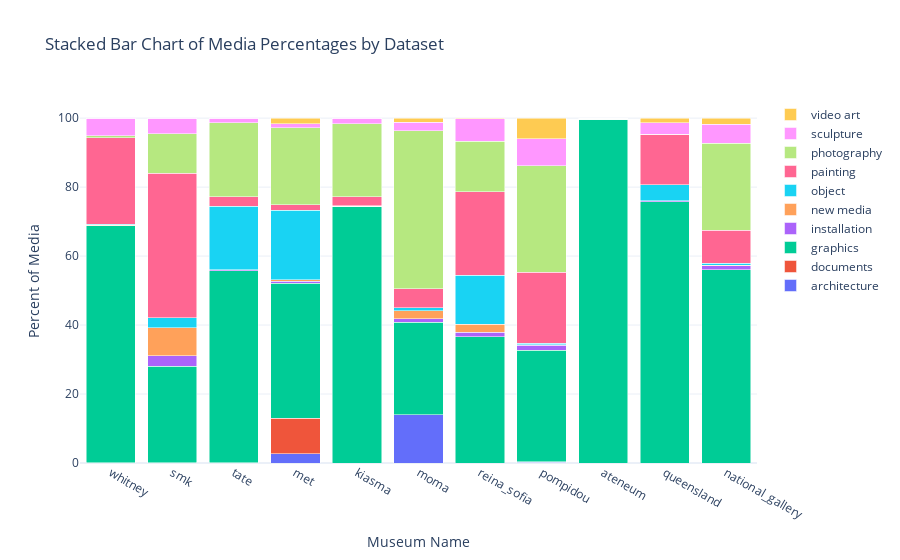

The notebook cell this image was saved under:
### Code cell
plot_medium_bar(museums_data,museum_names)

### Figure 1 — Plotly figure (JSON) as saved in the notebook; plotly's stock layout.template omitted (floating-point values rounded to 4 significant figures)
{"data": [{"name": "architecture", "type": "bar", "x": ["ateneum", "kiasma", "met", "moma", "national_gallery", "pompidou", "queensland", "reina_sofia", "smk", "tate", "whitney"], "y": [0, 0, 0.003325, 2.752, 0, 13.97, 0, 0.1515, 0, 0, 0]}, {"name": "documents", "type": "bar", "x": ["ateneum", "kiasma", "met", "moma", "national_gallery", "pompidou", "queensland", "reina_sofia", "smk", "tate", "whitney"], "y": [0.005224, 0.07699, 0.04821, 10.26, 0, 0, 0, 0.1414, 0, 0, 0]}, {"name": "graphics", "type": "bar", "x": ["ateneum", "kiasma", "met", "moma", "national_gallery", "pompidou", "queensland", "reina_sofia", "smk", "tate", "whitney"], "y": [68.74, 28.0, 55.71, 39.13, 74.47, 26.82, 36.55, 32.43, 99.74, 75.73, 56.06]}, {"name": "installation", "type": "bar", "x": ["ateneum", "kiasma", "met", "moma", "national_gallery", "pompidou", "queensland", "reina_sofia", "smk", "tate", "whitney"], "y": [0.06269, 3.095, 0.2402, 0.5887, 0, 1.104, 1.422, 1.434, 0, 0.2491, 1.088]}, {"name": "new media", "type": "bar", "x": ["ateneum", "kiasma", "met", "moma", "national_gallery", "pompidou", "queensland", "reina_sofia", "smk", "tate", "whitney"], "y": [0.1097, 7.992, 0.0008312, 0.3958, 0.04507, 2.188, 2.319, 0.09089, 0, 0.09101, 0.2623]}, {"name": "object", "type": "bar", "x": ["ateneum", "kiasma", "met", "moma", "national_gallery", "pompidou", "queensland", "reina_sofia", "smk", "tate", "whitney"], "y": [0.2978, 3.018, 18.39, 20.21, 0.1048, 0.9718, 14.14, 0.4948, 0.2073, 4.69, 0.4436]}, {"name": "painting", "type": "bar", "x": ["ateneum", "kiasma", "met", "moma", "national_gallery", "pompidou", "queensland", "reina_sofia", "smk", "tate", "whitney"], "y": [25.18, 41.92, 2.788, 1.616, 2.642, 5.434, 24.17, 20.63, 0.007147, 14.56, 9.71]}, {"name": "photography", "type": "bar", "x": ["ateneum", "kiasma", "met", "moma", "national_gallery", "pompidou", "queensland", "reina_sofia", "smk", "tate", "whitney"], "y": [0.4858, 11.41, 21.56, 22.24, 21.08, 45.9, 14.76, 30.88, 0.04646, 0, 25.17]}, {"name": "sculpture", "type": "bar", "x": ["ateneum", "kiasma", "met", "moma", "national_gallery", "pompidou", "queensland", "reina_sofia", "smk", "tate", "whitney"], "y": [5.125, 4.481, 1.268, 1.159, 1.659, 2.397, 6.488, 7.766, 0, 3.411, 5.54]}, {"name": "video art", "type": "bar", "x": ["ateneum", "kiasma", "met", "moma", "national_gallery", "pompidou", "queensland", "reina_sofia", "smk", "tate", "whitney"], "y": [0, 0.0154, 0, 1.649, 0, 1.212, 0.1404, 5.979, 0, 1.269, 1.724]}], "layout": {"barmode": "stack", "title": {"text": "Stacked Bar Chart of Media Percentages by Dataset"}, "xaxis": {"tickmode": "array", "ticktext": ["whitney", "smk", "tate", "met", "kiasma", "moma", "reina_sofia", "pompidou", "ateneum", "queensland", "national_gallery"], "tickvals": [0, 1, 2, 3, 4, 5, 6, 7, 8, 9, 10], "title": {"text": "Museum Name"}}, "yaxis": {"title": {"text": "Percent of Media"}}}}
